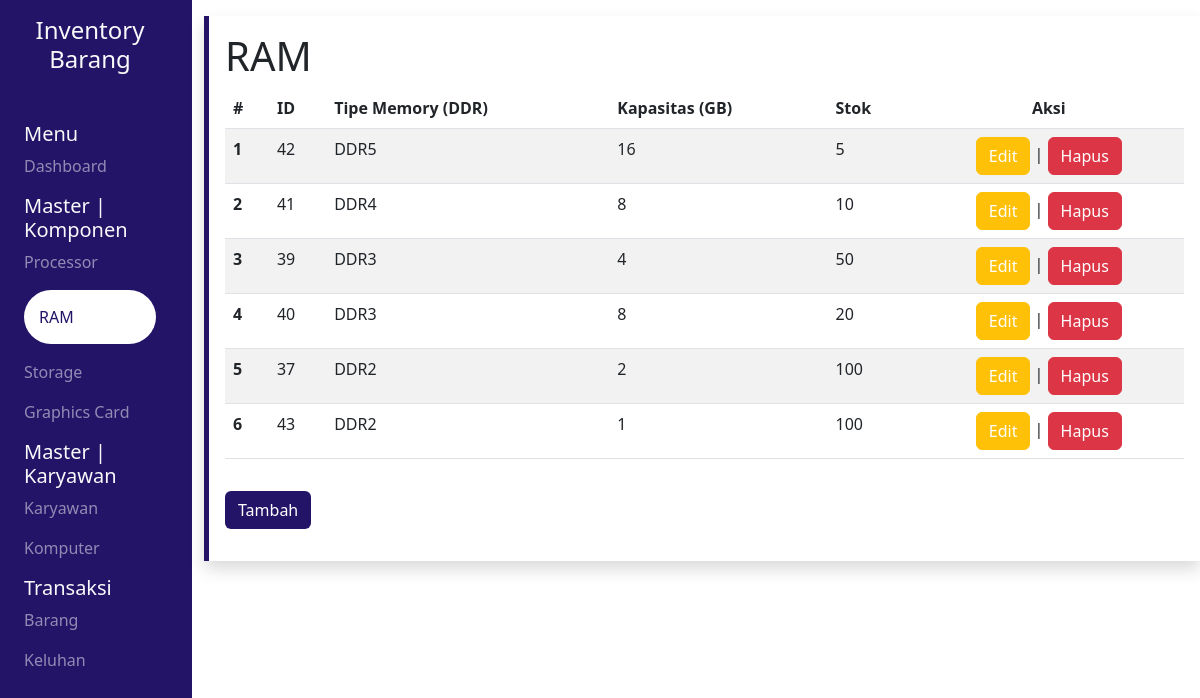
/pages/ram/index.php, run on an earlier commit of the app's database.
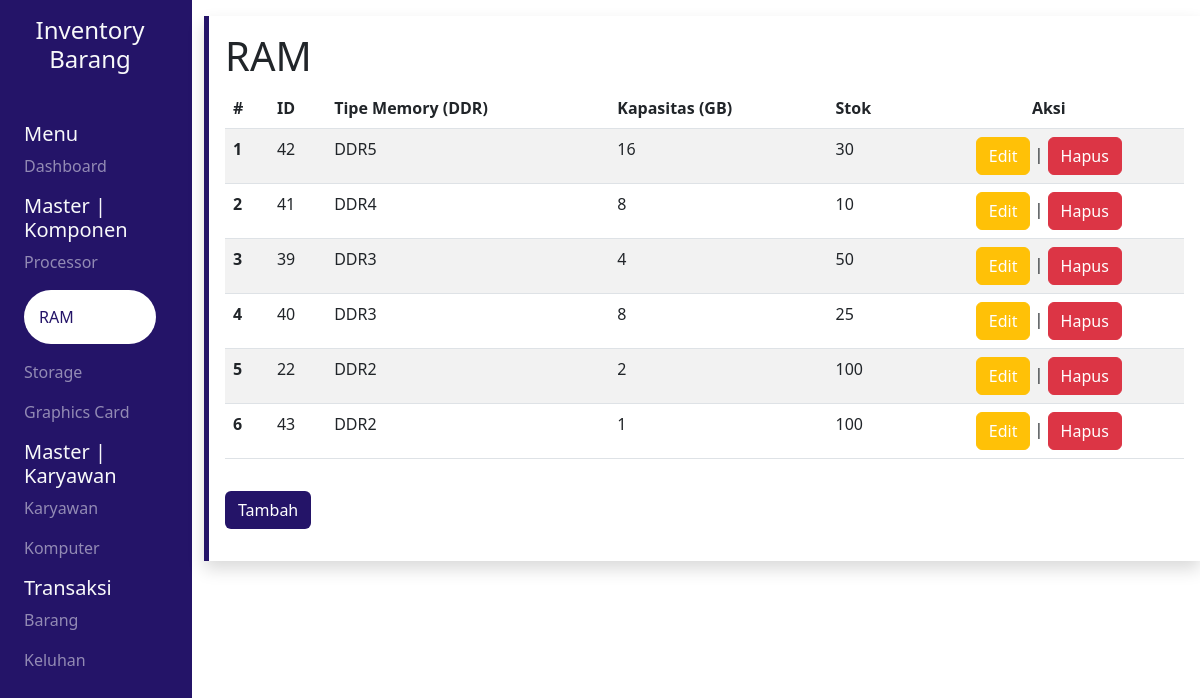
And on a later commit of the database.
### tables this page shows
CREATE TABLE `ram` (
  `id` int(11) NOT NULL,
  `tipe_memori` enum('DDR2','DDR3','DDR4','DDR5') NOT NULL,
  `kapasitas` varchar(25) NOT NULL,
  `stok` int(11) NOT NULL
);

### pages/ram/index.php (the view, shortened to what this page needs)
<?php
include "../src/config/connect.php";
$row = mysqli_query($conn, "SELECT * FROM ram ORDER BY tipe_memori DESC");
?>
<!DOCTYPE html>
<html lang="en">
<head>
    <link rel="stylesheet" href="../src/css/global.css">
    <?php include '../src/library/bootstrap.php' ?>
    <?php include '../src/library/datatables.php' ?>
    <?php include '../src/library/sweetalert.php' ?>
</head>
<body>
    <div class="wrapper">
        <div class="row vh-100">
            <section id="sidebar" class="col-md-2 sidebar text-light">
                <div class="text-center my-3 mb-5">
                    <h4>Inventory Barang</h4>
                </div>
                <div class="mx-4">
                    <h5>Menu</h5>
                    <a href="../dashboard/">
                        <p class="opacity">Dashboard</p>
                    </a>
                </div>
                <div class="mx-4">
                    <h5>Master | Komponen</h5>
                    <a href="../processor/">
                        <p class="opacity">Processor</p>
                    </a>
                    <a href="../ram/">
                        <p class="opacity-100 aktif rounded-pill">RAM</p>
                    </a>
                    <a href="../storage/">
                        <p class="opacity">Storage</p>
                    </a>
                    <a href="../vga/">
                        <p class="opacity">Graphics Card</p>
                    </a>
                </div>
                <div class="mx-4">
                    <h5>Master | Karyawan</h5>
                    <a href="../karyawan/">
                        <p class="opacity">Karyawan</p>
                    </a>
                    <a href="../komputer/">
                        <p class="opacity">Komputer</p>
                    </a>
                </div>
                <div class="mx-4">
                    <h5>Transaksi</h5>
                    <a href="../barang/">
                        <p class="opacity">Barang</p>
                    </a>
                    <a href="../keluhan/">
                        <p class="opacity">Keluhan</p>
                    </a>
                </div>
            </section>
            <section id="content" class="col-md-10 content">
                <div class="wrapper shadow p-3 my-3 left">
                    <h1>RAM</h1>
                    <table id="myTable" class="table table-striped display">
                        <thead>
                            <tr>
                                <th scope="col">#</th>
                                <th scope="col">ID</th>
                                <th scope="col">Tipe Memory (DDR)</th>
                                <th scope="col">Kapasitas (GB)</th>
                                <th scope="col">Stok</th>
                                <th scope="col" class="text-center">Aksi</th>
                            </tr>
                        </thead>
                        <tbody>
                            <?php $no = 1 ?>
                            <?php while ($result = mysqli_fetch_array($row)) : ?>
                                <tr>
                                    <th scope="row"><?= $no++ ?></th>
                                    <td><?= $result["id"] ?></td>
                                    <td><?= $result["tipe_memori"] ?></td>
                                    <td><?= $result["kapasitas"] ?></td>
                                    <td><?= $result["stok"] ?></td>
                                    <td>
                                        <div class="text-center">
                                            <a href="update.php?id=<?= $result['id'] ?>" class="btn btn-warning">Edit</a> | <a href="delete.php?id=<?= $result['id'] ?>" id="btn-del" class="btn btn-danger">Hapus</a>
                                        </div>
                                    </td>
                                </tr>
                            <?php endwhile; ?>
                        </tbody>
                    </table>
                    <a href="add.php" class="btn ungu my-3">Tambah</a>
                </div>
            </section>
        </div>
    </div>
</body>
</html>

### pages/src/library/bootstrap.php (shortened to what this page needs)
<link rel="stylesheet" href="https://cdn.jsdelivr.net/npm/bootstrap@5.3.1/dist/css/bootstrap.min.css">
<link href="https://cdnjs.cloudflare.com/ajax/libs/twitter-bootstrap/5.3.0/css/bootstrap.min.css" rel="stylesheet">

### pages/src/library/datatables.php (shortened to what this page needs)
<link href="https://cdn.datatables.net/v/bs5/jq-3.7.0/dt-1.13.6/datatables.min.css" rel="stylesheet">

### pages/src/library/sweetalert.php (shortened to what this page needs)
<link href="https://cdn.jsdelivr.net/npm/sweetalert2@11.7.20/dist/sweetalert2.min.css" rel="stylesheet">

### pages/src/css/global.css (style rules this page uses)
body { overflow-x: hidden; }
a { text-decoration: none !important; color: #fff !important; }
.aktif { background-color: #fff; color: #241468; padding: 15px; }
.ungu { background-color: #241468 !important; color: #fff !important; }
.opacity { opacity: 0.5; }
.sidebar { background-color: #241468 !important; }
.left { border-left: 5px solid #241468 !important; }

What changed in the data, as far as the page shows it:
removed ram: id "37", tipe_memori "DDR2", kapasitas "2", stok "100"
changed ram "DDR5": stok "5" → "30"
changed ram id 40: stok "20" → "25"
added ram: id "22", tipe_memori "DDR2", kapasitas "2", stok "100"
